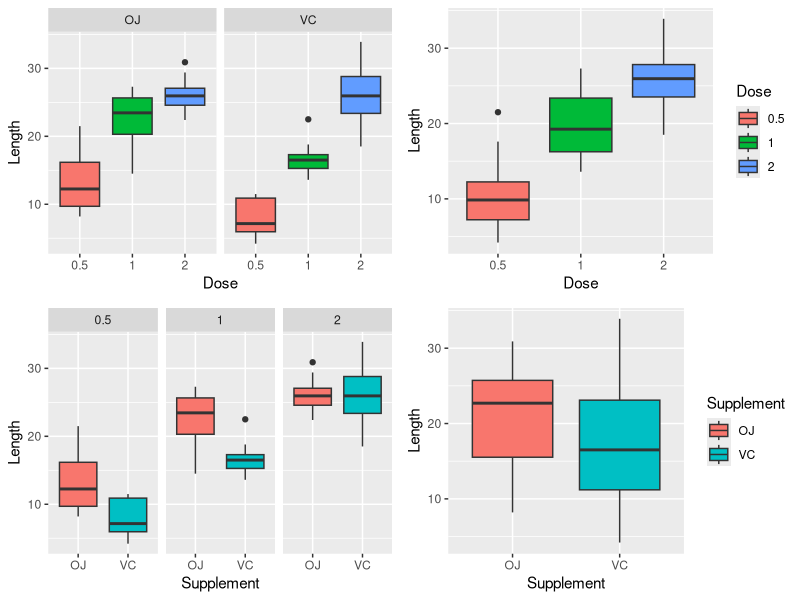

R code for this plot:
## ---- chunk 1
library(knitr)
opts_chunk$set(fig.width=7, fig.height=4, warning=FALSE, message=FALSE)
## ---- chunk 2
## clear environment variable
rm(list=ls(all=TRUE))

# load necessary library
library(datasets)
library(ggplot2)
library(gridExtra)
library(GGally)
library(data.table)
## ---- chunk 3
# The Effect of Vitamin C on Tooth Growth in Guinea Pigs
data(ToothGrowth)
toothGrowth <- data.table(ToothGrowth) 
setnames(toothGrowth, c('len','supp','dose'),c('Length','Supplement','Dose'))
toothGrowth$Dose <- as.factor(toothGrowth$Dose) # convert to factor
## ---- chunk 4
str(toothGrowth)
summary(toothGrowth)
head(toothGrowth)
## ---- chunk 5
table(toothGrowth$Supplement, toothGrowth$Dose)
## ---- chunk 6
p1 <- ggplot(data=toothGrowth, aes(x=Dose,y=Length,fill=Dose)) +
  geom_boxplot() + 
  theme(legend.position="none") + 
  facet_grid(.~Supplement)

p2 <- ggplot(data=toothGrowth, aes(x=Supplement,y=Length,fill=Supplement)) +
  geom_boxplot() + 
  theme(legend.position="none") + 
  facet_grid(.~Dose) 
## ---- chunk 7
p3 <- ggplot(data=toothGrowth, aes(x=Supplement,y=Length,fill=Supplement)) +
  geom_boxplot()

p4 <- ggplot(data=toothGrowth, aes(x=Dose,y=Length,fill=Dose)) +
  geom_boxplot()

grid.arrange(p1, p4, p2, p3, ncol = 2, nrow=2)

## ---- chunk 8
dataVC <- toothGrowth[toothGrowth$Supplement=='VC',]
dataOJ <- toothGrowth[toothGrowth$Supplement=='OJ',]
lengthComparison <- (dataOJ$Length - dataVC$Length)
comp_data <- data.frame(lengthComparison, dataOJ$Dose)
names(comp_data) <- c("lengthComparison", "Dose")
## ---- chunk 9
n <- subset(comp_data, Dose == 0.5)$lengthComparison
t.test(n)$conf
## ---- chunk 10
n <- subset(comp_data, Dose == 1)$lengthComparison
t.test(n)$conf
## ---- chunk 11
n <- subset(comp_data, Dose == 2)$lengthComparison
t.test(n)$conf
## ---- chunk 12
anova.out <- aov(Length ~ Supplement * Dose, data=toothGrowth)
summary(anova.out)
## ---- chunk 13
print(model.tables(anova.out,"means"),digits=3)
